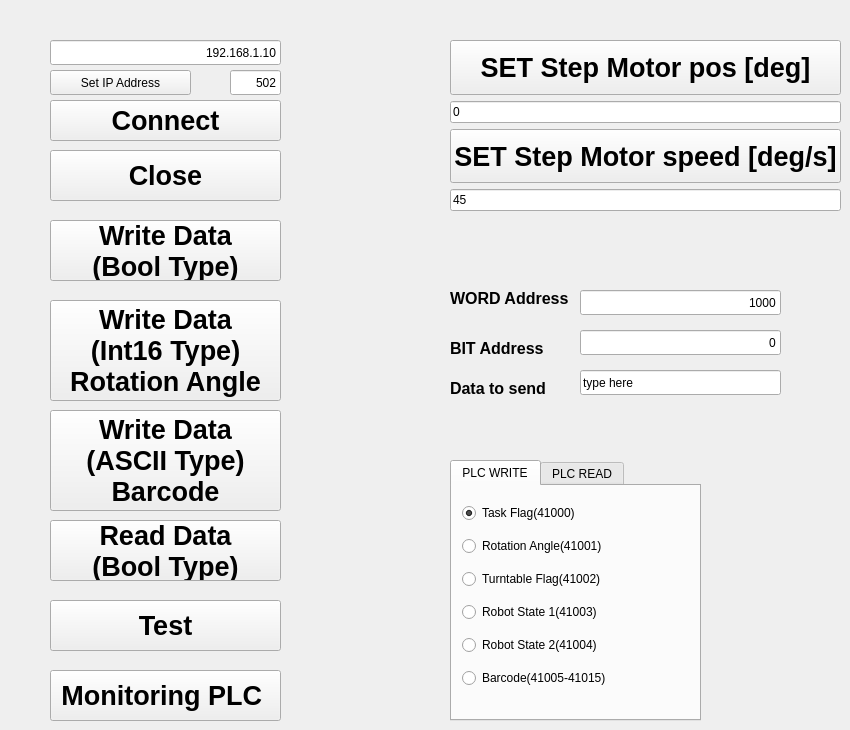
    <widget class="QWidget" name="tab_3">
     <attribute name="title">
      <string>PLC</string>
     </attribute>
     <widget class="QPushButton" name="pushButton_MODBUS_WRITE_DATA_BOOL_TYPE">
      <property name="enabled">
       <bool>true</bool>
      </property>
      <property name="geometry">
       <rect>
        <x>50</x>
        <y>220</y>
        <width>231</width>
        <height>61</height>
       </rect>
      </property>
      <property name="font">
       <font>
        <pointsize>20</pointsize>
        <weight>75</weight>
        <bold>true</bold>
       </font>
      </property>
      <property name="text">
       <string>Write Data
(Bool Type)</string>
      </property>
      <property name="checkable">
       <bool>true</bool>
      </property>
     </widget>
     <widget class="QLineEdit" name="lineEdit_MODBUS_DATA_TO_SEND">
      <property name="enabled">
       <bool>true</bool>
      </property>
      <property name="geometry">
       <rect>
        <x>580</x>
        <y>370</y>
        <width>201</width>
        <height>25</height>
       </rect>
      </property>
      <property name="text">
       <string>type here</string>
      </property>
      <property name="maxLength">
       <number>20</number>
      </property>
      <property name="alignment">
       <set>Qt::AlignLeading|Qt::AlignLeft|Qt::AlignVCenter</set>
      </property>
      <property name="dragEnabled">
       <bool>true</bool>
      </property>
     </widget>
     <widget class="QLabel" name="label_6">
      <property name="geometry">
       <rect>
        <x>450</x>
        <y>290</y>
        <width>141</width>
        <height>17</height>
       </rect>
      </property>
      <property name="font">
       <font>
        <pointsize>12</pointsize>
        <weight>75</weight>
        <bold>true</bold>
       </font>
      </property>
      <property name="text">
       <string>WORD Address</string>
      </property>
     </widget>
     <widget class="QPushButton" name="pushButton_MODBUS_WRITE_DATA_ROTATION_ANGLE">
      <property name="enabled">
       <bool>true</bool>
      </property>
      <property name="geometry">
       <rect>
        <x>50</x>
        <y>300</y>
        <width>231</width>
        <height>101</height>
       </rect>
      </property>
      <property name="font">
       <font>
        <pointsize>20</pointsize>
        <weight>75</weight>
        <bold>true</bold>
       </font>
      </property>
      <property name="text">
       <string>Write Data
(Int16 Type)
Rotation Angle</string>
      </property>
      <property name="checkable">
       <bool>false</bool>
      </property>
     </widget>
     <widget class="QLineEdit" name="lineEdit_MODBUS_WORD_ADDRESS">
      <property name="enabled">
       <bool>true</bool>
      </property>
      <property name="geometry">
       <rect>
        <x>580</x>
        <y>290</y>
        <width>201</width>
        <height>25</height>
       </rect>
      </property>
      <property name="text">
       <string>1000</string>
      </property>
      <property name="maxLength">
       <number>65535</number>
      </property>
      <property name="alignment">
       <set>Qt::AlignRight|Qt::AlignTrailing|Qt::AlignVCenter</set>
      </property>
     </widget>
     <widget class="QPushButton" name="pushButton_MODBUS_WRITE_DATA_ASCII_BARCODE">
      <property name="enabled">
       <bool>true</bool>
      </property>
      <property name="geometry">
       <rect>
        <x>50</x>
        <y>410</y>
        <width>231</width>
        <height>101</height>
       </rect>
      </property>
      <property name="font">
       <font>
        <pointsize>20</pointsize>
        <weight>75</weight>
        <bold>true</bold>
       </font>
      </property>
      <property name="text">
       <string>Write Data
(ASCII Type)
Barcode</string>
      </property>
      <property name="checkable">
       <bool>false</bool>
      </property>
     </widget>
     <widget class="QLineEdit" name="lineEdit_MODBUS_IP">
      <property name="enabled">
       <bool>true</bool>
      </property>
      <property name="geometry">
       <rect>
        <x>50</x>
        <y>40</y>
        <width>231</width>
        <height>25</height>
       </rect>
      </property>
      <property name="text">
       <string>192.168.1.10</string>
      </property>
      <property name="alignment">
       <set>Qt::AlignRight|Qt::AlignTrailing|Qt::AlignVCenter</set>
      </property>
     </widget>
     <widget class="QLabel" name="label_36">
      <property name="geometry">
       <rect>
        <x>450</x>
        <y>380</y>
        <width>111</width>
        <height>17</height>
       </rect>
      </property>
      <property name="font">
       <font>
        <pointsize>12</pointsize>
        <weight>75</weight>
        <bold>true</bold>
       </font>
      </property>
      <property name="text">
       <string>Data to send</string>
      </property>
     </widget>
     <widget class="QLabel" name="label_7">
      <property name="geometry">
       <rect>
        <x>450</x>
        <y>340</y>
        <width>111</width>
        <height>17</height>
       </rect>
      </property>
      <property name="font">
       <font>
        <pointsize>12</pointsize>
        <weight>75</weight>
        <bold>true</bold>
       </font>
      </property>
      <property name="text">
       <string>BIT Address</string>
      </property>
     </widget>
     <widget class="QWidget" name="layoutWidget_10">
      <property name="geometry">
       <rect>
        <x>450</x>
        <y>40</y>
        <width>391</width>
        <height>171</height>
       </rect>
      </property>
      <layout class="QVBoxLayout" name="verticalLayout_16">
       <item>
        <widget class="QPushButton" name="pushButton_set_step_motor_position">
         <property name="enabled">
          <bool>true</bool>
         </property>
         <property name="sizePolicy">
          <sizepolicy hsizetype="Preferred" vsizetype="Preferred">
           <horstretch>0</horstretch>
           <verstretch>0</verstretch>
          </sizepolicy>
         </property>
         <property name="font">
          <font>
           <family>Ubuntu</family>
           <pointsize>20</pointsize>
           <weight>75</weight>
           <bold>true</bold>
          </font>
         </property>
         <property name="text">
          <string>SET Step Motor pos [deg]</string>
         </property>
         <property name="checkable">
          <bool>false</bool>
         </property>
        </widget>
       </item>
       <item>
        <widget class="QLineEdit" name="lineEdit_pulse_position">
         <property name="text">
          <string>0</string>
         </property>
         <property name="maxLength">
          <number>32767</number>
         </property>
         <property name="frame">
          <bool>true</bool>
         </property>
        </widget>
       </item>
       <item>
        <widget class="QPushButton" name="pushButton_set_step_motor_speed">
         <property name="enabled">
          <bool>true</bool>
         </property>
         <property name="sizePolicy">
          <sizepolicy hsizetype="Preferred" vsizetype="Preferred">
           <horstretch>0</horstretch>
           <verstretch>0</verstretch>
          </sizepolicy>
         </property>
         <property name="font">
          <font>
           <family>Ubuntu</family>
           <pointsize>20</pointsize>
           <weight>75</weight>
           <bold>true</bold>
          </font>
         </property>
         <property name="text">
          <string>SET Step Motor speed [deg/s]</string>
         </property>
         <property name="checkable">
          <bool>false</bool>
         </property>
        </widget>
       </item>
       <item>
        <widget class="QLineEdit" name="lineEdit_pulse_velocity">
         <property name="text">
          <string>45</string>
         </property>
         <property name="frame">
          <bool>true</bool>
         </property>
        </widget>
       </item>
      </layout>
     </widget>
     <widget class="QPushButton" name="pushButton_MODBUS_CLOSE">
      <property name="enabled">
       <bool>true</bool>
      </property>
      <property name="geometry">
       <rect>
        <x>50</x>
        <y>150</y>
        <width>231</width>
        <height>51</height>
       </rect>
      </property>
      <property name="font">
       <font>
        <pointsize>20</pointsize>
        <weight>75</weight>
        <bold>true</bold>
       </font>
      </property>
      <property name="text">
       <string>Close</string>
      </property>
      <property name="checkable">
       <bool>false</bool>
      </property>
     </widget>
     <widget class="QPushButton" name="pushButton_MODBUS_SET_IP">
      <property name="enabled">
       <bool>true</bool>
      </property>
      <property name="geometry">
       <rect>
        <x>50</x>
        <y>70</y>
        <width>141</width>
        <height>25</height>
       </rect>
      </property>
      <property name="text">
       <string>Set IP Address</string>
      </property>
      <property name="checkable">
       <bool>false</bool>
      </property>
     </widget>
     <widget class="QPushButton" name="pushButton_MODBUS_READ_DATA_BOOL_TYPE">
      <property name="enabled">
       <bool>true</bool>
      </property>
      <property name="geometry">
       <rect>
        <x>50</x>
        <y>520</y>
        <width>231</width>
        <height>61</height>
       </rect>
      </property>
      <property name="font">
       <font>
        <pointsize>20</pointsize>
        <weight>75</weight>
        <bold>true</bold>
       </font>
      </property>
      <property name="text">
       <string>Read Data
(Bool Type)</string>
      </property>
      <property name="checkable">
       <bool>false</bool>
      </property>
     </widget>
     <widget class="QLineEdit" name="lineEdit_MODBUS_BIT_ADDRESS">
      <property name="enabled">
       <bool>true</bool>
      </property>
      <property name="geometry">
       <rect>
        <x>580</x>
        <y>330</y>
        <width>201</width>
        <height>25</height>
       </rect>
      </property>
      <property name="text">
       <string>0</string>
      </property>
      <property name="maxLength">
       <number>15</number>
      </property>
      <property name="alignment">
       <set>Qt::AlignRight|Qt::AlignTrailing|Qt::AlignVCenter</set>
      </property>
     </widget>
     <widget class="QPushButton" name="pushButton_MODBUS_TEST">
      <property name="enabled">
       <bool>true</bool>
      </property>
      <property name="geometry">
       <rect>
        <x>50</x>
        <y>600</y>
        <width>231</width>
        <height>51</height>
       </rect>
      </property>
      <property name="font">
       <font>
        <pointsize>20</pointsize>
        <weight>75</weight>
        <bold>true</bold>
       </font>
      </property>
      <property name="text">
       <string>Test</string>
      </property>
      <property name="checkable">
       <bool>false</bool>
      </property>
     </widget>
     <widget class="QPushButton" name="pushButton_MODBUS_CONNECT">
      <property name="enabled">
       <bool>true</bool>
      </property>
      <property name="geometry">
       <rect>
        <x>50</x>
        <y>100</y>
        <width>231</width>
        <height>41</height>
       </rect>
      </property>
      <property name="font">
       <font>
        <pointsize>20</pointsize>
        <weight>75</weight>
        <bold>true</bold>
       </font>
      </property>
      <property name="text">
       <string>Connect</string>
      </property>
      <property name="checkable">
       <bool>false</bool>
      </property>
     </widget>
     <widget class="QPushButton" name="pushButton_MODBUS_MonitoringPLC">
      <property name="enabled">
       <bool>true</bool>
      </property>
      <property name="geometry">
       <rect>
        <x>50</x>
        <y>670</y>
        <width>231</width>
        <height>51</height>
       </rect>
      </property>
      <property name="font">
       <font>
        <pointsize>20</pointsize>
        <weight>75</weight>
        <bold>true</bold>
       </font>
      </property>
      <property name="text">
       <string>Monitoring PLC </string>
      </property>
      <property name="checkable">
       <bool>true</bool>
      </property>
     </widget>
     <widget class="QLineEdit" name="lineEdit_MODBUS_PORT">
      <property name="enabled">
       <bool>true</bool>
      </property>
      <property name="geometry">
       <rect>
        <x>230</x>
        <y>70</y>
        <width>51</width>
        <height>25</height>
       </rect>
      </property>
      <property name="text">
       <string>502</string>
      </property>
      <property name="alignment">
       <set>Qt::AlignRight|Qt::AlignTrailing|Qt::AlignVCenter</set>
      </property>
     </widget>
     <widget class="QTabWidget" name="tabWidget_3">
      <property name="geometry">
       <rect>
        <x>450</x>
        <y>460</y>
        <width>251</width>
        <height>261</height>
       </rect>
      </property>
      <property name="currentIndex">
       <number>0</number>
      </property>
      <widget class="QWidget" name="tab_22">
       <attribute name="title">
        <string>PLC WRITE</string>
       </attribute>
       <widget class="QWidget" name="verticalLayoutWidget_7">
        <property name="geometry">
         <rect>
          <x>10</x>
          <y>10</y>
          <width>232</width>
          <height>200</height>
         </rect>
        </property>
        <layout class="QVBoxLayout" name="verticalLayout_10">
         <item>
          <widget class="QRadioButton" name="radioButton_select_plc_address_write_7">
           <property name="text">
            <string>Task Flag(41000)</string>
           </property>
           <property name="checked">
            <bool>true</bool>
           </property>
          </widget>
         </item>
         <item>
          <widget class="QRadioButton" name="radioButton_select_plc_address_write_8">
           <property name="text">
            <string>Rotation Angle(41001)</string>
           </property>
          </widget>
         </item>
         <item>
          <widget class="QRadioButton" name="radioButton_select_plc_address_write_9">
           <property name="text">
            <string>Turntable Flag(41002)</string>
           </property>
          </widget>
         </item>
         <item>
          <widget class="QRadioButton" name="radioButton_select_plc_address_write_10">
           <property name="text">
            <string>Robot State 1(41003)</string>
           </property>
          </widget>
         </item>
         <item>
          <widget class="QRadioButton" name="radioButton_select_plc_address_write_11">
           <property name="text">
            <string>Robot State 2(41004)</string>
           </property>
          </widget>
         </item>
         <item>
          <widget class="QRadioButton" name="radioButton_select_plc_address_write_12">
           <property name="text">
            <string>Barcode(41005-41015)</string>
           </property>
          </widget>
         </item>
        </layout>
       </widget>
      </widget>
      <widget class="QWidget" name="tab_23">
       <attribute name="title">
        <string>PLC READ</string>
       </attribute>
       <widget class="QWidget" name="verticalLayoutWidget_8">
        <property name="geometry">
         <rect>
          <x>10</x>
          <y>10</y>
          <width>232</width>
          <height>200</height>
         </rect>
        </property>
        <layout class="QVBoxLayout" name="verticalLayout_11">
         <item>
          <widget class="QRadioButton" name="radioButton_select_plc_address_read_4">
           <property name="text">
            <string>Task Flag(42000)</string>
           </property>
           <property name="checked">
            <bool>true</bool>
           </property>
          </widget>
         </item>
         <item>
          <widget class="QRadioButton" name="radioButton_select_plc_address_read_5">
           <property name="text">
            <string>Rotation Angle(42001)</string>
           </property>
           <property name="checked">
            <bool>false</bool>
           </property>
          </widget>
         </item>
         <item>
          <widget class="QRadioButton" name="radioButton_select_plc_address_read_6">
           <property name="text">
            <string>Turntable Flag(42002)</string>
           </property>
           <property name="checked">
            <bool>false</bool>
           </property>
          </widget>
         </item>
        </layout>
       </widget>
      </widget>
     </widget>
    </widget>
